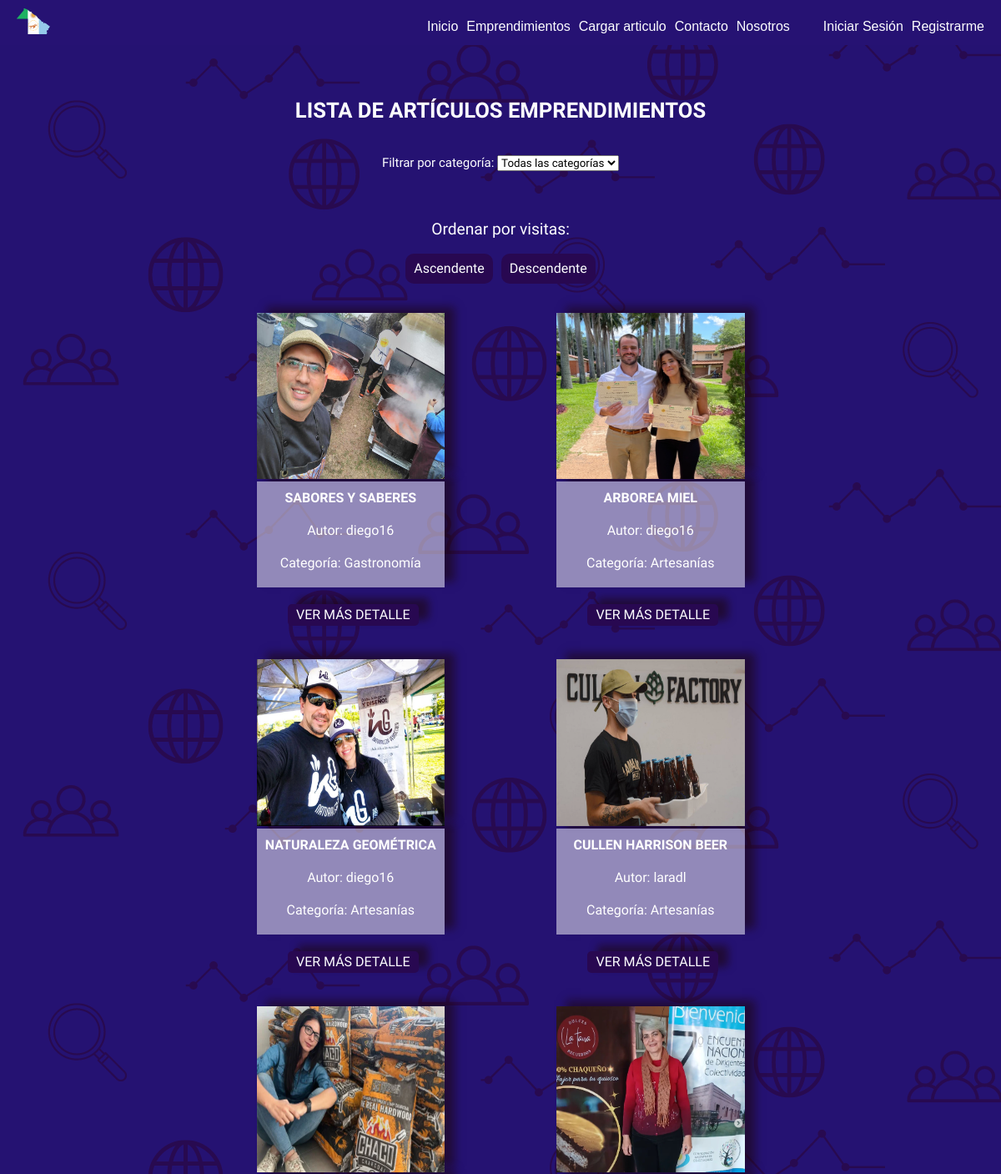
Page /emprendimientos/?ordenar_por=asc (upper part) on the earlier database version.
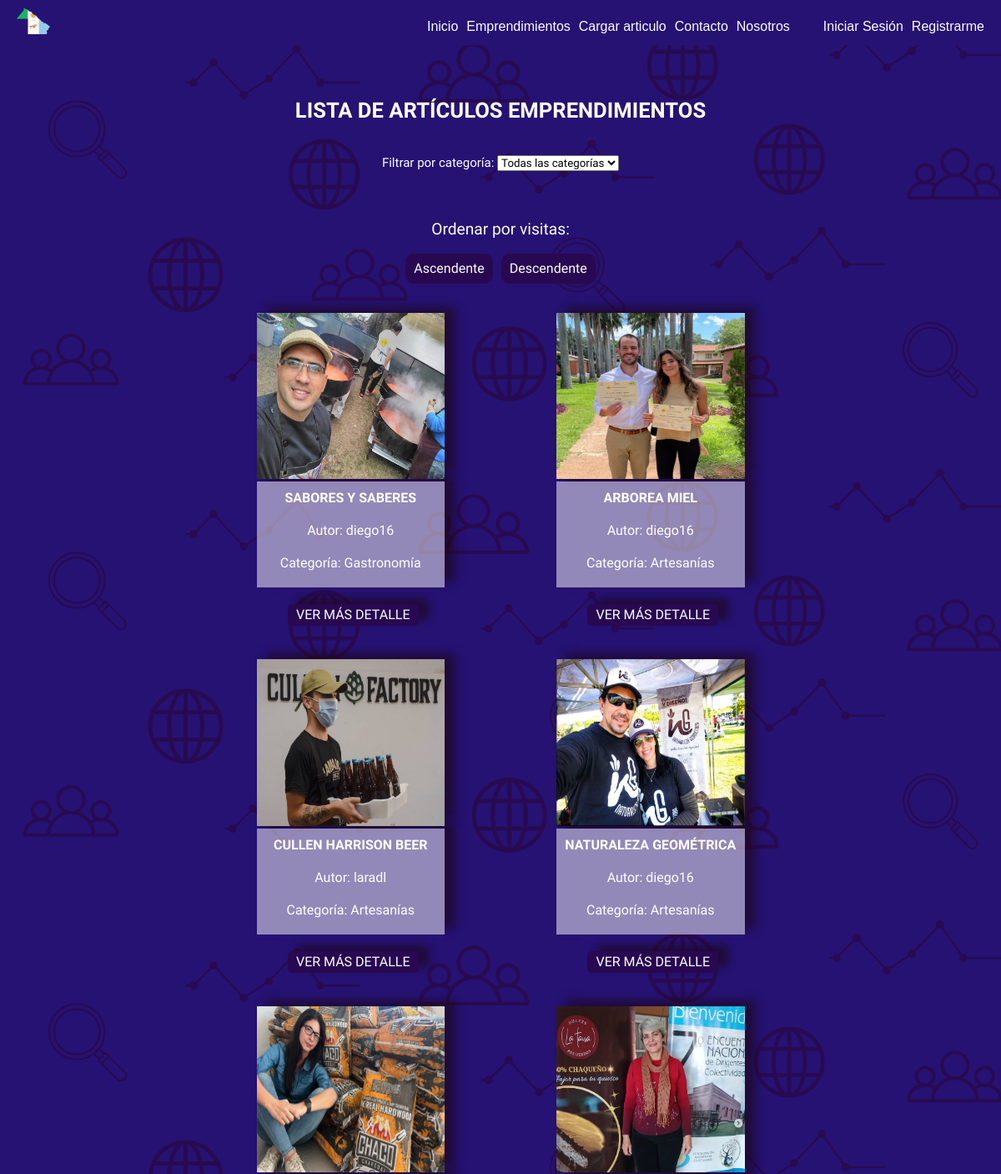
Same page on the later database version.
### apps/emprendimientos/models.py (models this page shows, shortened)
class Articulo(models.Model):
    titulo = models.CharField(max_length=200)
    contenido = models.TextField()
    autor = models.ForeignKey(User, on_delete=models.CASCADE)
    categoria = models.ForeignKey(Categoria, on_delete=models.SET_NULL, null=True)
    fecha_publicacion = models.DateTimeField(auto_now_add=True)
    imagen = models.ImageField(upload_to='imagenes/', blank=True, null=True)
    destacado = models.BooleanField(default=False)
    visitas = models.PositiveIntegerField(default=0)

class Categoria(models.Model):
    nombre = models.CharField(max_length=100)
    descripcion = models.TextField(blank=True, null=True)

### apps/emprendimientos/views.py (the view)
# urls.py: path('', ArticuloListView.as_view(), name='lista_articulos'),
class ArticuloListView(ListView):
    model = Articulo
    template_name = 'emprendimientos/lista_articulos.html'
    context_object_name = 'articulos'
    def get_queryset(self):
        queryset = super().get_queryset()
        categoria_id = self.request.GET.get('categoria')
        ordenar_por = self.request.GET.get('ordenar_por')
        if categoria_id:
            queryset = queryset.filter(categoria_id=categoria_id)
        if ordenar_por == 'asc':
            queryset = queryset.order_by('visitas')
        elif ordenar_por == 'desc':
            queryset = queryset.order_by('-visitas')
        return queryset
    def get_context_data(self, **kwargs):
        context = super().get_context_data(**kwargs)
        context['categorias'] = Categoria.objects.all()
        return context

### templates/emprendimientos/lista_articulos.html (shortened to what this page needs)
{% extends 'base.html' %}
{% block contenido %}
<section class="contenedor__listas">
<div class="titulo__articulos">
    <h2>LISTA DE ARTÍCULOS EMPRENDIMIENTOS</h2>
</div>
     <div class="filtrado__lista">
         <form method="GET" action="">
            <label for="categoria">Filtrar por categoría:</label>
            <select name="categoria" id="categoria" onchange="this.form.submit()">
                <option value="">Todas las categorías</option>
            </select>
        </form>
    </div>
    <div class="ordenar__visitas">
        <h3>Ordenar por visitas:</h3>
        <div class="ordenar">
            <a class="ascendente" href="?ordenar_por=asc{% if request.GET.categoria %}&categoria={{ request.GET.categoria }}{% endif %}">Ascendente</a>
            <a class="descendente" href="?ordenar_por=desc{% if request.GET.categoria %}&categoria={{ request.GET.categoria }}{% endif %}">Descendente</a>
        </div>
    </div>
    <div class="articulos__cargados">
        {% for articulo in object_list %}
        <div class="articulo-item">
            {% if articulo.imagen %}
            <a  href="{% url 'emprendimientos:detalle_articulo' articulo.pk %}">
                <img  class="imagen__cargadad" src="{{ articulo.imagen.url }}" alt="{{ articulo.titulo }}">
                {% else %}
                <p>No hay imagen disponible</p>
                {% endif %}
                <div class="articulo_caracteristicas">
                    <p class="articulo__titulo"> {{ articulo.titulo }}</p>
                    <p>Autor: {{ articulo.autor }}</p>
                    <p><strong>Categoría:</strong> {{ articulo.categoria.nombre }}</p>
                </div>
            </a>
            <a class="detalles" href="{% url 'emprendimientos:detalle_articulo' articulo.pk %}">VER MÁS DETALLE</a>
        </div>
        {% empty %}
        <div class="zero__articulos">
            <p>No hay artículos disponibles en esta categoría.</p>
        </div>
        {% endfor %}
    </div>
</section>
{% endblock contenido %}

Differences in the rows shown:
changed Articulo "CULLEN HARRISON BEER": moves up the list
